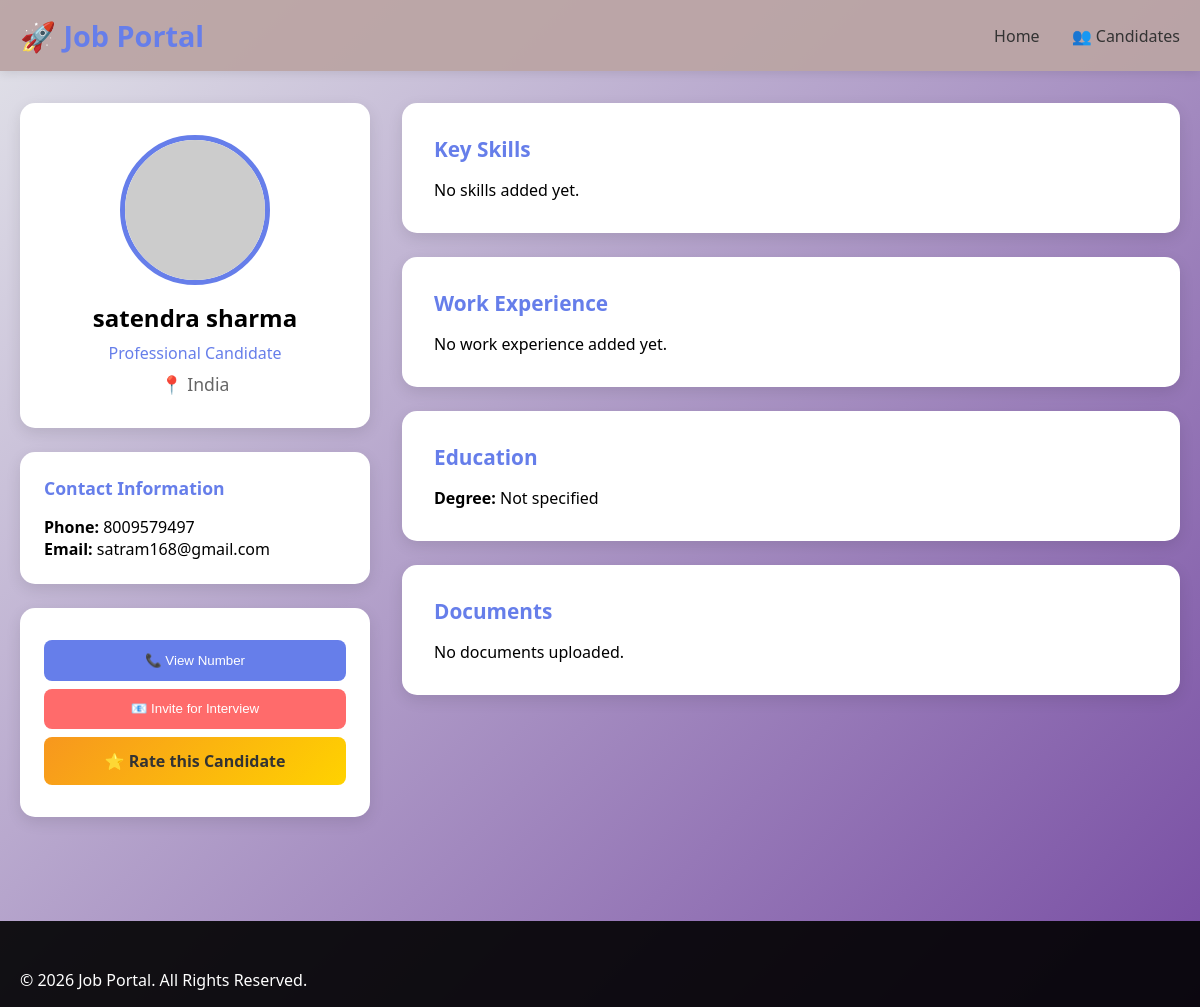
The app's page /profile/satendra sharma/ with its own data.
### jobs/models.py (models this page shows, shortened)
class UserProfile(models.Model):
    ROLE_CHOICES = [
        ('seeker', 'Job Seeker'),
        ('employer', 'Employer'),
    ]
    user = models.OneToOneField(
        User,
        on_delete=models.CASCADE,
        related_name="profile"
    )
    role = models.CharField(max_length=10, choices=ROLE_CHOICES)
    phone = models.CharField(max_length=15, blank=True)
    whatsapp = models.CharField(max_length=15, blank=True)
    resume = models.FileField(upload_to='resumes/', blank=True, null=True)
    company_name = models.CharField(max_length=200, blank=True)
    resume_headline = models.CharField(max_length=300, blank=True)
    key_skills = models.TextField(blank=True)
    employment = models.TextField(blank=True)
    degree = models.CharField(max_length=200, blank=True)
    education = models.TextField(blank=True)
    it_skills = models.TextField(blank=True)
    projects = models.TextField(blank=True)
    profile_summary = models.TextField(blank=True)
    accomplishments = models.TextField(blank=True)
    career_profile = models.TextField(blank=True)
    speaks = models.CharField(max_length=200, blank=True)
    location = models.CharField(max_length=200, blank=True)
    skills = models.TextField(blank=True)
    expected_salary = models.CharField(max_length=100, blank=True)
    aadhar_card = models.FileField(upload_to='documents/', blank=True, null=True)
    bank_documents = models.FileField(upload_to='documents/', blank=True, null=True)
    work_experience = models.TextField(blank=True)
    date_of_birth = models.DateField(null=True, blank=True)
    gender = models.CharField(max_length=10, blank=True)
    marital_status = models.CharField(max_length=20, blank=True)
    address = models.TextField(blank=True)

### jobs/views.py (the view)
# urls.py: path('profile/<str:username>/', views.seeker_profile, name='seeker_profile'),
def seeker_profile(request, username):
    user = get_object_or_404(User, username=username)
    profile = get_object_or_404(UserProfile, user=user, role='seeker')
    return render(request, 'seeker_profile.html', {
        'profile': profile
    })

### templates/seeker_profile.html (shortened to what this page needs)
{% load static %}
<!DOCTYPE html>
<html lang="en">
<head>
    <link rel="stylesheet" href="{% static 'css/style.css' %}">
</head>
<body>
    <header>
        <nav class="navbar">
            <div class="container">
                <h1 class="logo">🚀 Job Portal</h1>
                <ul class="nav-links">
                    <li><a href="/">Home</a></li>
                    <li><a href="{% url 'candidates_list' %}">👥 Candidates</a></li>
                </ul>
            </div>
        </nav>
    </header>
    <section class="profile-view-section">
        <div class="container">
            <div class="profile-layout">
                <div class="profile-sidebar">
                    <div class="profile-photo-box">
                        <div class="profile-photo">
                            {% if profile.profile_image %}
                            <img src="{{ profile.profile_image.url }}" alt="Profile Image">
                            {% else %}
                            <img src="https://ui-avatars.com/api/?name={{ profile.user.username }}&size=200&background=667eea&color=fff"
                                alt="Profile Image">
                            {% endif %}
                        </div>
                        <h2>{{ profile.user.get_full_name|default:profile.user.username }}</h2>
                        <p class="profile-headline">{{ profile.resume_headline|default:"Professional Candidate" }}</p>
                        <p class="profile-location">📍 {{ profile.location|default:"India" }}</p>
                    </div>
                    <div class="profile-contact-box">
                        <h3>Contact Information</h3>
                        <p><strong>Phone:</strong> {{ profile.phone|default:"Not provided" }}</p>
                        <p><strong>Email:</strong> {{ profile.user.email }}</p>
                    </div>
                    <div class="profile-actions-box">
                        {% if profile.phone %}
                        <button class="btn-action-full" onclick="alert('📞 Phone: {{ profile.phone }}')">📞 View
                            Number</button>
                        {% endif %}
                        <button class="btn-action-full btn-invite-full"
                            onclick="alert('📧 Email: {{ profile.user.email }}\n\nYou can send interview invitation to this email.')">📧
                            Invite for Interview</button>
                        <a href="{% url 'rating_options' %}" target="_blank" class="btn-action-full"
                            style="text-align:center; background: linear-gradient(135deg, #f7971e, #ffd200); color: #333; font-weight: 600;">⭐
                            Rate this Candidate</a>
                    </div>
                </div>
                <div class="profile-content">
                    <div class="content-box">
                        <h3>Key Skills</h3>
                        {% if profile.key_skills %}
                        <div class="skills-tags">
                            {% for skill in profile.key_skills.split %}
                            <span class="skill-tag">{{ skill }}</span>
                            {% endfor %}
                        </div>
                        {% else %}
                        <p>No skills added yet.</p>
                        {% endif %}
                    </div>
                    <div class="content-box">
                        <h3>Work Experience</h3>
                        {% if profile.employment %}
                        <p>{{ profile.employment|linebreaks }}</p>
                        {% else %}
                        <p>No work experience added yet.</p>
                        {% endif %}
                    </div>
                    <div class="content-box">
                        <h3>Education</h3>
                        <p><strong>Degree:</strong> {{ profile.degree|default:"Not specified" }}</p>
                    </div>
                    <div class="content-box">
                        <h3>Documents</h3>
                        {% if profile.resume %}
                        <p><a href="{{ profile.resume.url }}" target="_blank">Download Resume</a></p>
                        {% else %}
                        <p>No documents uploaded.</p>
                        {% endif %}
                    </div>
                </div>
            </div>
        </div>
    </section>
    <footer>
        <div class="container">
            <p>&copy; 2026 Job Portal. All Rights Reserved.</p>
        </div>
    </footer>
</body>
</html>

### static/css/style.css (style rules this page uses)
* { margin: 0; padding: 0; box-sizing: border-box; }
body { font-family: 'Segoe UI', Tahoma, Geneva, Verdana, sans-serif; background: linear-gradient(135deg, #e2e3e9 0%, #764ba2 100%); min-height: 100vh; }
.container { max-width: 1500px; margin: 0 auto; padding: 0 20px; }
.navbar { background: rgba(187, 165, 165, 0.95); padding: 1rem 0; box-shadow: 0 2px 10px rgba(0,0,0,0.1); }
.navbar .container { display: flex; justify-content: space-between; align-items: center; }
.logo { font-size: 1.8rem; color: #667eea; font-weight: bold; }
.nav-links { display: flex; list-style: none; gap: 2rem; }
.nav-links a { text-decoration: none; color: #333; font-weight: 500; transition: color 0.3s; }
footer { background: rgba(0,0,0,0.9); color: white; padding: 3rem 0 1rem; margin-top: 3rem; }
.profile-location { color: #666; font-size: 1.1rem; }
.profile-view-section { min-height: 80vh; padding: 2rem 0; }
.profile-layout { display: grid; grid-template-columns: 350px 1fr; gap: 2rem; }
.profile-sidebar { position: sticky; top: 20px; height: fit-content; }
.profile-photo-box { background: white; padding: 2rem; border-radius: 15px; text-align: center; margin-bottom: 1.5rem; box-shadow: 0 5px 15px rgba(0,0,0,0.1); }
.profile-photo { width: 150px; height: 150px; margin: 0 auto 1rem; border-radius: 50%; overflow: hidden; border: 5px solid #667eea; }
.profile-photo img { width: 100%; height: 100%; object-fit: cover; }
.profile-headline { color: #667eea; font-weight: 500; margin: 0.5rem 0; }
.profile-contact-box, .profile-rating-box, .profile-actions-box { background: white; padding: 1.5rem; border-radius: 15px; margin-bottom: 1.5rem; box-shadow: 0 5px 15px rgba(0,0,0,0.1); }
.profile-contact-box h3, .profile-rating-box h3 { color: #667eea; margin-bottom: 1rem; font-size: 1.1rem; }
.btn-action-full { display: block; width: 100%; padding: 0.8rem; margin: 0.5rem 0; background: #667eea; color: white; text-align: center; text-decoration: none; border: none; border-radius: 8px; cursor: pointer; transition: background 0.3s; }
.btn-invite-full { background: #ff6b6b; }
.profile-content { display: flex; flex-direction: column; gap: 1.5rem; }
.content-box { background: white; padding: 2rem; border-radius: 15px; box-shadow: 0 5px 15px rgba(0,0,0,0.1); }
.content-box h3 { color: #667eea; margin-bottom: 1rem; font-size: 1.3rem; }

### records on screen
UserProfile: user.get_full_name "satendra sharma", resume_headline "Professional Candidate", location "India", phone "8009579497", user.email "satram168@gmail.com", degree "Not specified"
